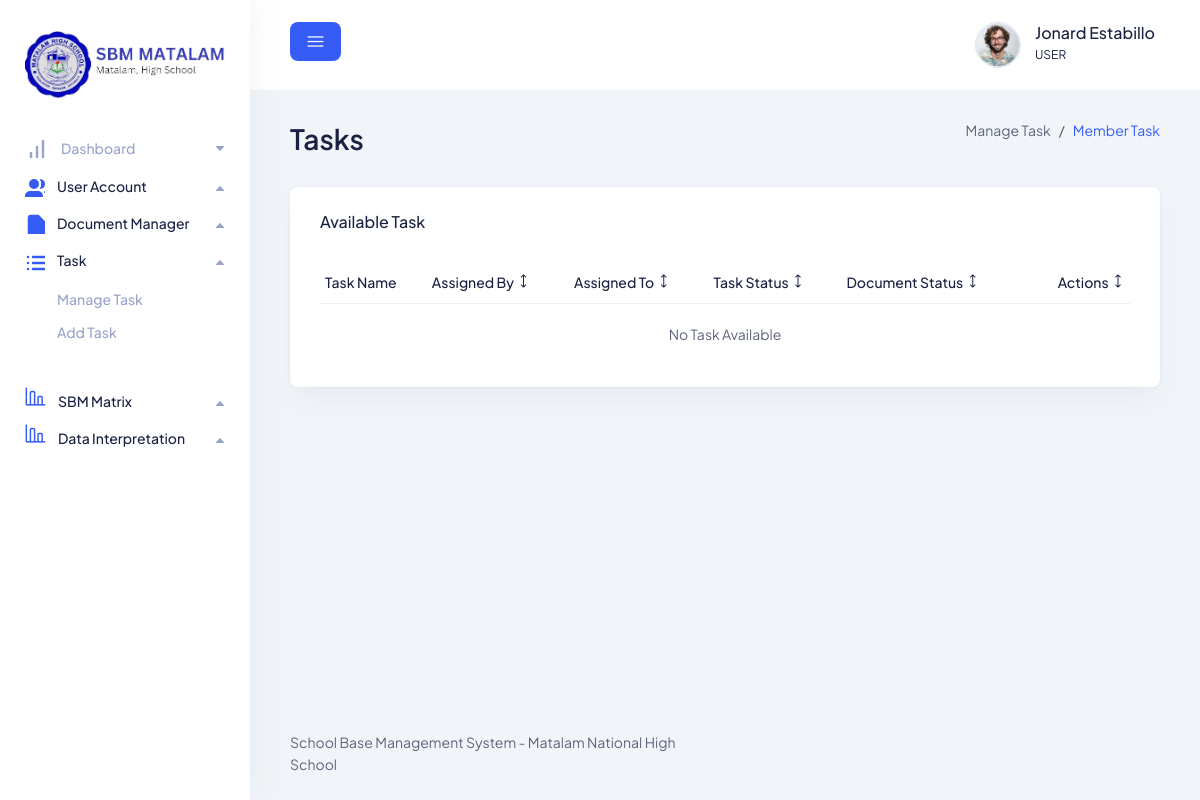
Page /task/list (signed in) on the committed database.
### authentication/models.py (models this page shows, shortened)
class User(AbstractUser):
    class Role(models.TextChoices):
        ADMIN_USER = "ADMIN",'ADMIN'
        CHAIRPERSON = "CHAIRPERSON",'CHAIRPERSON'
        MEMBER = "MEMBER",'MEMBER'
        KPI = "KPI TEAM",'KPI TEAM'
        SBM_COORDINATOR = "SBM COORDINATOR",'SBM COORDINATOR'
    BASE_ROLE = Role.ADMIN_USER
    user_gender  = models.CharField(choices=(('1','Male'),('2','Female')),max_length=255,null=True,default="",blank=True)
    user_mobile  = models.CharField(max_length=150,help_text="Enter your mobile number",null=True,blank=True)
    user_profile = models.FileField(upload_to="profile/",null=True,blank=True,default="profile/default.jpg")
    user_role    = models.CharField(choices=Role.choices,max_length=30,default=BASE_ROLE)
    middle_name  = models.CharField(max_length=50,null=True,blank=True)
    class Meta:
        verbose_name = "User"
        verbose_name_plural = "Users"

### app/myviews/task.py (the view)
# urls.py: path('task/list',all_task,name='manage_task'),
@login_required(login_url=reverse_lazy('auth_login'))
def all_task(request):
    context = {}
    context['tasks'] = Task.objects.all()
    context['manage_task_path'] = get_path(request)
    return render(request,"task.html",context)

### app/views.py (called while the page is built)
@login_required(login_url=reverse_lazy('auth_login'))
def get_path(request):
    return request.path

### app/templates/task.html (shortened to what this page needs)
{% extends 'base.html' %}
{% load static %}
{% block page_header_name %}
Tasks
{% endblock %}
{% block page_nav %}
<ol class="breadcrumb">
  <li class="breadcrumb-item">
    <a href="#0">Manage Task</a>
  </li>
  <li class="breadcrumb-item active" aria-current="page">
    Member Task
  </li>
</ol>
{% endblock %}
{% block content %}
<div class="row">
    <div class="col-lg-12">
    <div class="col-lg-12">
      <div class="card-style mb-30">
        <div class="title d-flex flex-wrap align-items-center justify-content-between">
          <div class="left">
            <h6 class="text-medium mb-30">Available Task</h6>
          </div>
        </div>
        <div class="table-responsive">
          <table class="table top-selling-table">
            <thead>
              <tr>
                <th>
                  <h6 class="text-sm text-medium">Task Name</h6>
                </th>
                <th class="min-width">
                  <h6 class="text-sm text-medium">
                    Assigned By <i class="lni lni-arrows-vertical"></i>
                  </h6>
                </th>
                <th class="min-width">
                  <h6 class="text-sm text-medium">
                    Assigned To <i class="lni lni-arrows-vertical"></i>
                  </h6>
                </th>
                <th class="min-width">
                  <h6 class="text-sm text-medium">
                    Task Status <i class="lni lni-arrows-vertical"></i>
                  </h6>
                </th>
                <th class="min-width">
                    <h6 class="text-sm text-medium">
                      Document Status <i class="lni lni-arrows-vertical"></i>
                    </h6>
                  </th>
                <th>
                  <h6 class="text-sm text-medium text-end">
                    Actions <i class="lni lni-arrows-vertical"></i>
                  </h6>
                </th>
              </tr>
            </thead>
            <tbody>
              {% if tasks %}
              {% for task in tasks %}
              <tr>
                <td>
                  <div class="product">
                    <p class="text-sm">{{ task.task_name }}</p>
                  </div>
                </td>
                <td>
                  <p class="text-sm">{{ task.assigned_by }}</p>
                </td>
                <td>
                  <p class="text-sm">{{ task.assigned_to }}</p>
                </td>
                <td>
                  <span class="status-btn {% if task.task_status %}success{% elif task.task_status == False %}close{% endif %}-btn">{% if task.task_status %}Uploaded{% elif task.task_status == False %}On Process{% endif %}</span>
                </td>
                <td>
                    <span class="status-btn {% if task.status == 'VERIFIED' %}success{% elif task.status == 'PENDING' %}close{% endif %}-btn">{% if task.status == 'VERIFIED' %}VERIFIED{% elif task.status == 'PENDING' %}PENDING{% endif %}</span>
                  </td>
                <!-- <td>
                  <p class="text-sm">{{ task.task_date_added }}</p>
                </td> -->
                <td>
                  <div class="action justify-content-center gap-2">
                      <a href="{% url 'update_task' task_id=task.id %}" class="main-btn btn-sm primary-btn-group active">Update</a>
                      <a href="{% url 'delete_task' task_id=task.id %}" class="main-btn btn-sm danger-btn-group active">Remove</a>
                      <a href="{% url 'admin_verify_task' task_id=task.id %}" class="main-btn btn-sm success-btn-group active">Verify</a>
                  </div>
                </td>
              </tr>
              {% endfor %}
              {% else %}
              <tr>
                <td colspan="7">
                  <p class="text-sm text-center">No Task Available</p>
                </td>
              </tr>
              {% endif %}
            </tbody>
          </table>
        </div>
      </div>
    </div>
  </div>
{% endblock %}

### app/templates/includes/header.html (shortened to what this page needs)
{% load static %}
<header class="header">
    <div class="container-fluid">
      <div class="row">
        <div class="col-lg-5 col-md-5 col-6">
          <div class="header-left d-flex align-items-center">
            <div class="menu-toggle-btn mr-15">
              <button id="menu-toggle" class="main-btn primary-btn btn-sm square-btn btn-hover">
                <i class="lni lni-menu"></i>
              </button>
            </div>
          </div>
        </div>
        <div class="col-lg-7 col-md-7 col-6">
          <div class="header-right">
            <div class="profile-box ml-15">
              <button class="dropdown-toggle bg-transparent border-0" type="button" id="profile"
                data-bs-toggle="dropdown" aria-expanded="false">
                <div class="profile-info">
                  <div class="info">
                    <div class="image">
                      <img src="{{ request.user.user_profile.url }}" alt="{{ request.user.username }}" />
                    </div>
                    <div>
                      <h6 class="fw-500">{{ request.user.first_name }} {{ request.user.last_name }}</h6>
                      <p>{{ request.user.user_role }}</p>
                    </div>
                  </div>
                </div>
              </button>
            </div>
          </div>
        </div>
      </div>
    </div>
  </header>

### static/assets/css/fullcalendar.css (style rules this page uses)
:root { --fc-daygrid-event-dot-width:8px;--fc-list-event-dot-width:10px;--fc-list-event-hover-bg-color:#f5f5f5 }

### rows in the picture
User: user.user_profile (picture), user.first_name "Jonard", user.last_name "Estabillo", user.user_role "USER"
